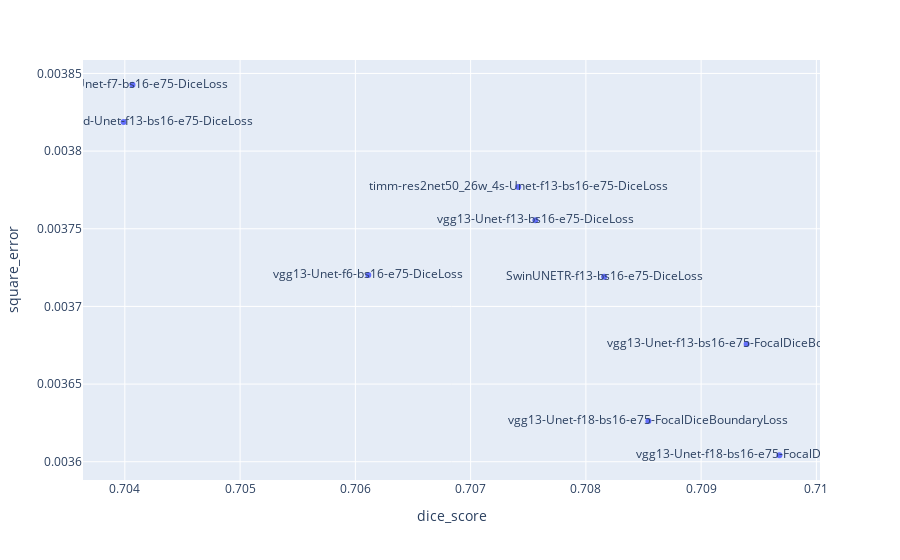

Notebook cell for this chart:
### Code cell
# Create a scatterplot with plotly express
import plotly.express as px
fig = px.scatter(df, x="dice_score", y="square_error", text="name")
fig.show()

### Figure 1 — Plotly figure (JSON) as saved in the notebook; plotly's stock layout.template omitted (floating-point values rounded to 4 significant figures)
{"data": [{"hovertemplate": "dice_score=%{x}<br>square_error=%{y}<br>name=%{text}<extra></extra>", "legendgroup": "", "marker": {"color": "#636efa", "symbol": "circle"}, "mode": "markers+text", "name": "", "orientation": "v", "showlegend": false, "text": ["vgg13-Unet-f18-bs16-e75-FocalDice2BoundaryLoss", "vgg13-Unet-f13-bs16-e75-FocalDiceBoundaryLoss", "vgg13-Unet-f18-bs16-e75-FocalDiceBoundaryLoss", "SwinUNETR-f13-bs16-e75-DiceLoss", "vgg13-Unet-f13-bs16-e75-DiceLoss", "timm-res2net50_26w_4s-Unet-f13-bs16-e75-DiceLoss", "vgg13-Unet-f6-bs16-e75-DiceLoss", "vgg13-Unet-f7-bs16-e75-DiceLoss", "timm-resnest14d-Unet-f13-bs16-e75-DiceLoss"], "x": [0.7097, 0.7094, 0.7085, 0.7082, 0.7076, 0.7074, 0.7061, 0.7041, 0.704], "xaxis": "x", "y": [0.003604, 0.003676, 0.003626, 0.003719, 0.003755, 0.003777, 0.00372, 0.003843, 0.003819], "yaxis": "y", "type": "scatter"}], "layout": {"xaxis": {"anchor": "y", "domain": [0.0, 1.0], "title": {"text": "dice_score"}}, "yaxis": {"anchor": "x", "domain": [0.0, 1.0], "title": {"text": "square_error"}}, "legend": {"tracegroupgap": 0}, "margin": {"t": 60}}}
